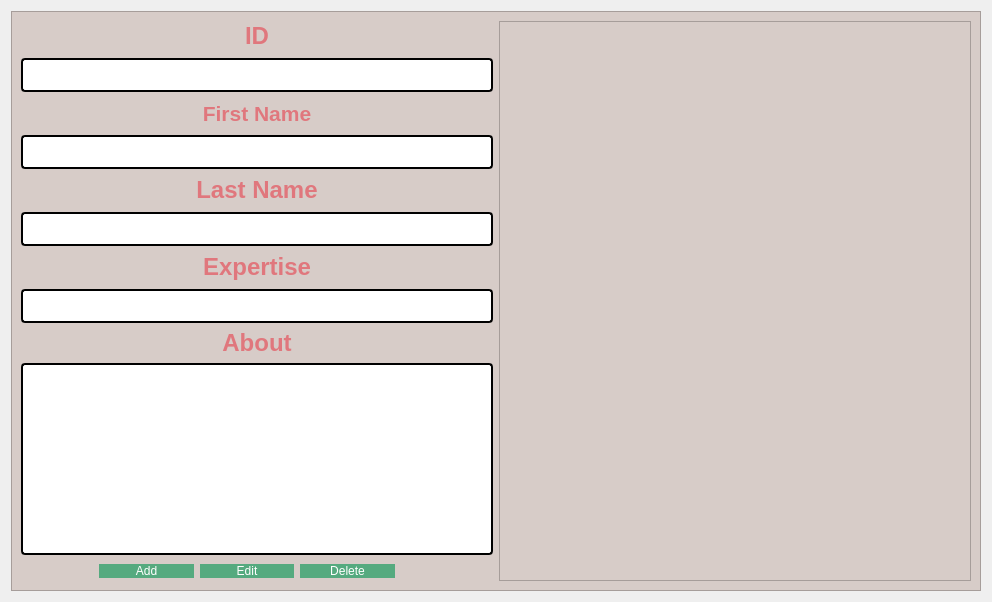
<?xml version="1.0" encoding="UTF-8"?>
<ui version="4.0">
 <class>ManageAuthors</class>
 <widget class="QDialog" name="ManageAuthors">
  <property name="geometry">
   <rect>
    <x>0</x>
    <y>0</y>
    <width>992</width>
    <height>602</height>
   </rect>
  </property>
  <property name="windowTitle">
   <string>Dialog</string>
  </property>
  <property name="styleSheet">
   <string notr="true">color:#e9f5db</string>
  </property>
  <layout class="QHBoxLayout" name="horizontalLayout_5">
   <item>
    <widget class="QFrame" name="frame">
     <property name="styleSheet">
      <string notr="true">   background-color: #D7CCC8; /* bois clair */</string>
     </property>
     <property name="frameShape">
      <enum>QFrame::Shape::StyledPanel</enum>
     </property>
     <property name="frameShadow">
      <enum>QFrame::Shadow::Raised</enum>
     </property>
     <layout class="QHBoxLayout" name="horizontalLayout_4">
      <item>
       <layout class="QHBoxLayout" name="horizontalLayout_3">
        <item>
         <layout class="QVBoxLayout" name="verticalLayout_6">
          <item>
           <layout class="QVBoxLayout" name="verticalLayout_2">
            <item>
             <widget class="QLabel" name="label_2">
              <property name="styleSheet">
               <string notr="true">color: rgb(0, 0, 0);
font: 10pt &quot;Comic Sans MS&quot;;</string>
              </property>
              <property name="text">
               <string>&lt;!DOCTYPE HTML PUBLIC &quot;-//W3C//DTD HTML 4.0//EN&quot; &quot;http://www.w3.org/TR/REC-html40/strict.dtd&quot;&gt;
&lt;html&gt;&lt;head&gt;&lt;meta name=&quot;qrichtext&quot; content=&quot;1&quot; /&gt;&lt;meta charset=&quot;utf-8&quot; /&gt;&lt;style type=&quot;text/css&quot;&gt;
p, li { white-space: pre-wrap; }
hr { height: 1px; border-width: 0; }
li.unchecked::marker { content: &quot;\2610&quot;; }
li.checked::marker { content: &quot;\2612&quot;; }
&lt;/style&gt;&lt;/head&gt;&lt;body style=&quot; font-family:'Comic Sans MS'; font-size:10pt; font-weight:400; font-style:normal;&quot;&gt;
&lt;p align=&quot;center&quot; style=&quot; margin-top:0px; margin-bottom:0px; margin-left:0px; margin-right:0px; -qt-block-indent:0; text-indent:0px;&quot;&gt;&lt;span style=&quot; font-family:'georgia'; font-size:18pt; font-weight:700; color:#e0777d;&quot;&gt;ID&lt;/span&gt;&lt;/p&gt;&lt;/body&gt;&lt;/html&gt;</string>
              </property>
             </widget>
            </item>
            <item>
             <widget class="QLineEdit" name="ID">
              <property name="font">
               <font>
                <pointsize>-1</pointsize>
                <italic>false</italic>
                <bold>false</bold>
               </font>
              </property>
              <property name="styleSheet">
               <string notr="true">QLineEdit{
	background-color: rgb(255, 255, 255);
	 border: 2px  solid;
     border-radius: 4px;
	font: 24px;
color:black;
}</string>
              </property>
             </widget>
            </item>
           </layout>
          </item>
          <item>
           <layout class="QVBoxLayout" name="verticalLayout_3">
            <item>
             <widget class="QLabel" name="label_3">
              <property name="styleSheet">
               <string notr="true">color: rgb(0, 0, 0);
font: 10pt &quot;Comic Sans MS&quot;;</string>
              </property>
              <property name="text">
               <string>&lt;html&gt;&lt;head/&gt;&lt;body&gt;&lt;p align=&quot;center&quot;&gt;&lt;span style=&quot; font-family:'georgia'; font-size:16pt; font-weight:700; color:#e0777d;&quot;&gt;First Name&lt;/span&gt;&lt;/p&gt;&lt;/body&gt;&lt;/html&gt;</string>
              </property>
             </widget>
            </item>
            <item>
             <widget class="QLineEdit" name="firstName">
              <property name="styleSheet">
               <string notr="true">QLineEdit{
	background-color: rgb(255, 255, 255);
	 border: 2px  solid;
     border-radius: 4px;
	font: 24px;
color:white;
}</string>
              </property>
             </widget>
            </item>
           </layout>
          </item>
          <item>
           <layout class="QVBoxLayout" name="verticalLayout_4">
            <item>
             <widget class="QLabel" name="label_4">
              <property name="styleSheet">
               <string notr="true">color: rgb(0, 0, 0);
font: 10pt &quot;Comic Sans MS&quot;;</string>
              </property>
              <property name="text">
               <string>&lt;html&gt;&lt;head/&gt;&lt;body&gt;&lt;p align=&quot;center&quot;&gt;&lt;span style=&quot; font-family:'georgia'; font-size:18pt; font-weight:700; color:#e0777d;&quot;&gt;Last Name&lt;/span&gt;&lt;/p&gt;&lt;/body&gt;&lt;/html&gt;</string>
              </property>
             </widget>
            </item>
            <item>
             <widget class="QLineEdit" name="lastName">
              <property name="styleSheet">
               <string notr="true">QLineEdit{
	background-color: rgb(255, 255, 255);
	 border: 2px  solid;
     border-radius: 4px;
	font: 24px;
color:white;
}</string>
              </property>
             </widget>
            </item>
           </layout>
          </item>
          <item>
           <layout class="QVBoxLayout" name="verticalLayout_5">
            <item>
             <widget class="QLabel" name="label_5">
              <property name="styleSheet">
               <string notr="true">color: rgb(0, 0, 0);
font: 10pt &quot;Comic Sans MS&quot;;</string>
              </property>
              <property name="text">
               <string>&lt;html&gt;&lt;head/&gt;&lt;body&gt;&lt;p align=&quot;center&quot;&gt;&lt;span style=&quot; font-family:'georgia'; font-size:18pt; font-weight:700; color:#e0777d;&quot;&gt;Expertise&lt;/span&gt;&lt;/p&gt;&lt;/body&gt;&lt;/html&gt;</string>
              </property>
             </widget>
            </item>
            <item>
             <widget class="QLineEdit" name="expertise">
              <property name="styleSheet">
               <string notr="true">QLineEdit{
	background-color: rgb(255, 255, 255);
	 border: 2px  solid;
     border-radius: 4px;
	font: 24px;
color:white;
}</string>
              </property>
             </widget>
            </item>
           </layout>
          </item>
          <item>
           <layout class="QVBoxLayout" name="verticalLayout">
            <item>
             <widget class="QLabel" name="label_6">
              <property name="styleSheet">
               <string notr="true">color: rgb(0, 0, 0);
font: 15pt &quot;georgie&quot;;</string>
              </property>
              <property name="text">
               <string>&lt;html&gt;&lt;head/&gt;&lt;body&gt;&lt;p align=&quot;center&quot;&gt;&lt;span style=&quot; font-family:'georgia'; font-size:18pt; font-weight:700; color:#e0777d;&quot;&gt;About&lt;/span&gt;&lt;/p&gt;&lt;/body&gt;&lt;/html&gt;</string>
              </property>
             </widget>
            </item>
            <item alignment="Qt::AlignmentFlag::AlignBottom">
             <widget class="QTextEdit" name="about">
              <property name="styleSheet">
               <string notr="true">QTextEdit{
	background-color: rgb(255, 255, 255);
	 border: 2px  solid;
     border-radius: 4px;
	font: 24px
}</string>
              </property>
             </widget>
            </item>
           </layout>
          </item>
          <item>
           <layout class="QHBoxLayout" name="horizontalLayout_2">
            <item>
             <spacer name="horizontalSpacer">
              <property name="orientation">
               <enum>Qt::Orientation::Horizontal</enum>
              </property>
              <property name="sizeType">
               <enum>QSizePolicy::Policy::Fixed</enum>
              </property>
              <property name="sizeHint" stdset="0">
               <size>
                <width>78</width>
                <height>20</height>
               </size>
              </property>
             </spacer>
            </item>
            <item>
             <layout class="QHBoxLayout" name="horizontalLayout">
              <item>
               <widget class="QPushButton" name="addButtton">
                <property name="styleSheet">
                 <string notr="true">QPushButton
{ 
	border-radius:15px;
	font: 16pt &quot;georgia&quot;;
	background-color:rgb(85, 170, 127);
	padding : 0 4px;
	border-radius:20px;
	color:white
}


QPushButton:hover:!pressed

{
background:#52b788;
}
</string>
                </property>
                <property name="text">
                 <string>Add</string>
                </property>
               </widget>
              </item>
              <item>
               <widget class="QPushButton" name="editButton">
                <property name="styleSheet">
                 <string notr="true">QPushButton
{ 
	border-radius:15px;
	font: 16pt &quot;georgia&quot;;
	background-color:rgb(85, 170, 127);
	padding : 0 4px;
	border-radius:20px;
	color:white
}


QPushButton:hover:!pressed

{
background:#52b788;
}
</string>
                </property>
                <property name="text">
                 <string>Edit</string>
                </property>
               </widget>
              </item>
              <item>
               <widget class="QPushButton" name="deleteButton">
                <property name="styleSheet">
                 <string notr="true">QPushButton
{ 
	border-radius:15px;
	font: 16pt &quot;georgia&quot;;
	background-color:rgb(85, 170, 127);
	padding : 0 4px;
	border-radius:20px;
	color:white
}


QPushButton:hover:!pressed

{
background:#52b788;
}
</string>
                </property>
                <property name="text">
                 <string>Delete</string>
                </property>
               </widget>
              </item>
             </layout>
            </item>
            <item>
             <spacer name="horizontalSpacer_2">
              <property name="orientation">
               <enum>Qt::Orientation::Horizontal</enum>
              </property>
              <property name="sizeType">
               <enum>QSizePolicy::Policy::Fixed</enum>
              </property>
              <property name="sizeHint" stdset="0">
               <size>
                <width>98</width>
                <height>20</height>
               </size>
              </property>
             </spacer>
            </item>
           </layout>
          </item>
         </layout>
        </item>
        <item>
         <widget class="QTableView" name="authorTableView">
          <property name="styleSheet">
           <string notr="true">QHeaderView::section { background-color: #E0777D; font: solid}</string>
          </property>
          <property name="selectionMode">
           <enum>QAbstractItemView::SelectionMode::SingleSelection</enum>
          </property>
          <property name="selectionBehavior">
           <enum>QAbstractItemView::SelectionBehavior::SelectRows</enum>
          </property>
          <attribute name="verticalHeaderVisible">
           <bool>false</bool>
          </attribute>
         </widget>
        </item>
       </layout>
      </item>
     </layout>
    </widget>
   </item>
  </layout>
 </widget>
 <resources/>
 <connections/>
</ui>
